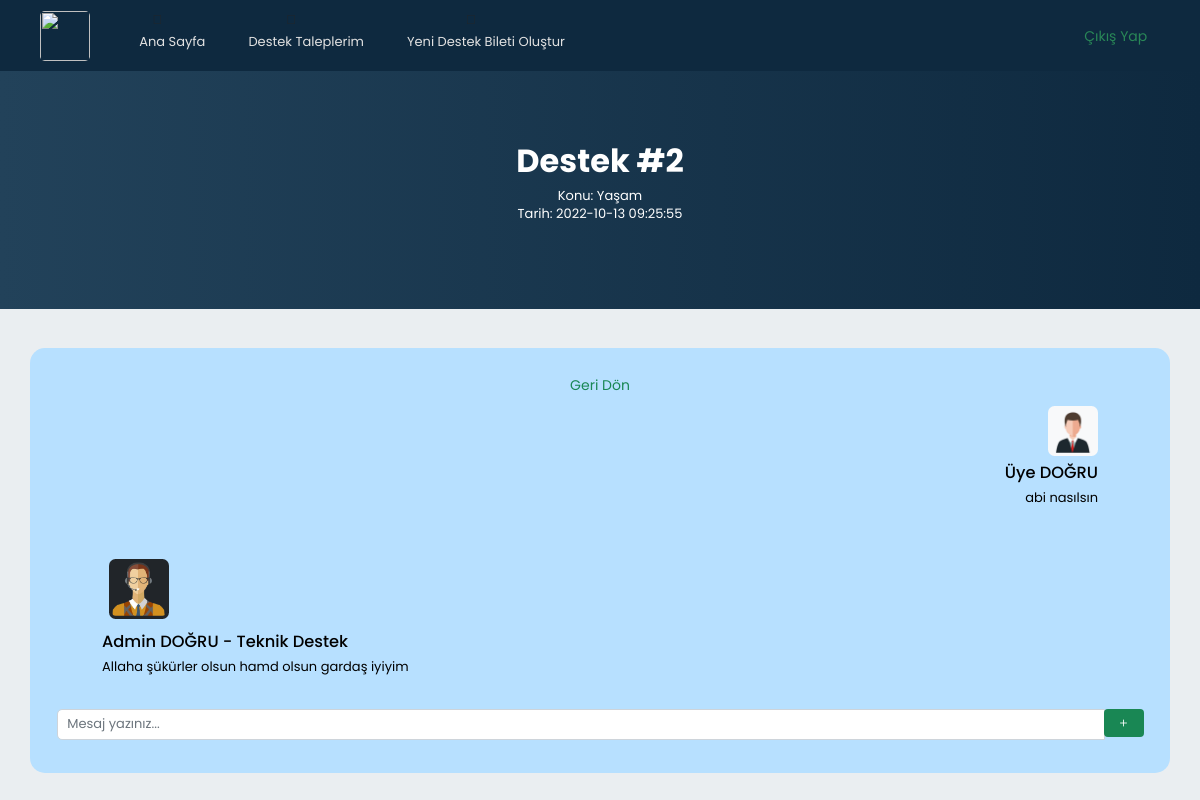
Screenshot of /support.php?id=2 (signed in) with the database file from the repository.
### tables this page shows
CREATE TABLE `pages` (
  `id` int(11) NOT NULL,
  `name` varchar(255) NOT NULL,
  `src` varchar(255) NOT NULL,
  `permission` int(11) NOT NULL,
  `location` int(11) NOT NULL,
  `dropdown` int(11) NOT NULL,
  `isDropdown` int(11) NOT NULL,
  `icon` varchar(255) NOT NULL,
  `isLogged` int(11) NOT NULL
);

CREATE TABLE `supports` (
  `id` int(11) NOT NULL,
  `title` varchar(255) NOT NULL,
  `message` text NOT NULL,
  `department` int(11) NOT NULL,
  `status` int(11) NOT NULL,
  `ownerId` int(11) NOT NULL,
  `date` timestamp NOT NULL DEFAULT current_timestamp() ON UPDATE current_timestamp()
);

CREATE TABLE `supportdata` (
  `id` int(11) NOT NULL,
  `supportId` int(11) NOT NULL,
  `ownerId` int(11) NOT NULL,
  `returningPersonId` int(11) NOT NULL DEFAULT 0,
  `message` varchar(255) NOT NULL,
  `date` timestamp NOT NULL DEFAULT current_timestamp() ON UPDATE current_timestamp()
);

CREATE TABLE `accounts` (
  `id` int(11) NOT NULL,
  `firstName` varchar(64) NOT NULL,
  `lastName` varchar(64) NOT NULL,
  `email` varchar(255) NOT NULL,
  `password` varchar(255) NOT NULL,
  `permission` int(11) NOT NULL,
  `department` int(11) NOT NULL,
  `createdDate` timestamp NOT NULL DEFAULT current_timestamp() ON UPDATE current_timestamp()
);

CREATE TABLE `departments` (
  `id` int(11) NOT NULL,
  `name` varchar(255) NOT NULL
);

### functions/account.function.php (called while the page is built, shortened)
<?php
class Accounts{
  public function getName($id){
    $class = new classFonksiyon();
    $db = $class->dbConnection();
    $accounts = $db->prepare("SELECT firstName,lastName,email FROM accounts WHERE id = ?");
    $accounts->execute(array(
      $id
    ));
    $accounts_fetch = $accounts->fetch();
    if($accounts->rowCount() != 0){
      $names = array(
        0 => $accounts_fetch["firstName"],
        1 => $accounts_fetch["lastName"],
        2 => $accounts_fetch["email"]
      );
    return $names;
    }
  }
  public function getUserDepartmentName($id){
    $class = new classFonksiyon();
    $db = $class->dbConnection();
    if($db){
      $accounts = $db->prepare("SELECT department FROM accounts WHERE id = ?");
      $accounts->execute(array(
        $id
      ));
      if($accounts->rowCount() != 0){
        $accounts_fetch = $accounts->fetch();
        $departmen = $accounts_fetch["department"];
        $departmen_name_select = $db->prepare("SELECT name FROM departments WHERE id = ?");
        $departmen_name_select->execute(array(
          $departmen
        ));
        if($departmen_name_select->rowCount() != 0){
          $departmen_name = $departmen_name_select->fetch();
          return $departmen_name["name"];
        }
      }else{
        return "Tanımlanmamış";
      }
    }
  }
  public function getLogged(){
    if(isset($_SESSION["logged"])){
          return true;
    }else{
        return false;
    }
  }
}

### functions/class.function.php (the view, shortened to what this page needs)
<?php
class classFonksiyon {
    private $settings = "/settings.json";
    private $host;
    private $username;
    private $password;
    private $database;
    public function __construct()
    {
      $jsonVeri = file_get_contents($_SERVER['DOCUMENT_ROOT'].$this->settings);
      $jsonVeri = json_decode($jsonVeri,true);
      $this->host = $jsonVeri["host"];
      $this->username = $jsonVeri["user"];
      $this->password = $jsonVeri["password"];
      $this->database = $jsonVeri["database"];
    }
    public function dbConnection(){
      try {
        $conn = new PDO("mysql:host=$this->host;dbname=$this->database;charset=utf8", $this->username, $this->password);
        $conn->setAttribute(PDO::ATTR_ERRMODE, PDO::ERRMODE_EXCEPTION);
      } catch(PDOException $e) {
        $message = "Connection failed: " . $e->getMessage();
      }
      return $conn;
    }
    public function pagesAll($location,$permission){
      $db = $this->dbConnection();
      $user = new Accounts();
      if($db){
        if($location == 1){
          $page = $db->prepare("SELECT * FROM pages WHERE location = ?");
          $page->execute(array(
            $location
          ));
          if($page->rowCount() != 0){
            foreach ($page as $page_veri) {
                if($page_veri["permission"] == $permission){
                  if($page_veri["isDropdown"] == 1){
                  echo "
                  <li class='treeview'>
                  <a href='#'>
                  <i class='{$page_veri["icon"]}'></i>
                  <span>{$page_veri["name"]}</span></a>";
                    $getElements = $db->prepare("SELECT * FROM pages WHERE dropdown = ?");
                    $getElements->execute(array(
                      $page_veri["id"]
                    ));
                    echo '<ul class="treeview-menu">';
                    foreach ($getElements as $page_element) {
                        if($page_element["permission"] == $permission){
                        echo "<li><a href='{$page_element["src"]}'><i class='fa fa-circle-o'></i> {$page_element["name"]}</a></li>";
                        }
                    }
                    echo "</ul></li>";
                  }else{
                    if($page_veri["dropdown"] == 0){
                    echo "<li class='treeview'>";
                    echo "<a href='{$page_veri["src"]}'>";
                    echo "<i class='{$page_veri["icon"]}'></i> <span>{$page_veri["name"]}</span>";
                    echo "</a>";
                    echo "</li>";
                    }
                  }
                }
            }
        }
        }else{
          $page = $db->prepare("SELECT * FROM pages WHERE location = ?");
          $page->execute(array(
            $location
          ));
          if($page->rowCount() != 0){
            foreach ($page as $page_veri) {
              if($user->getLogged()){
                if($page_veri["isLogged"] != 0 || $page_veri["isLogged"] == 0){
                  echo '<li class="nav-item">';
                  echo "<i class='fa fa-ticket'></i><a class='nav-link' href='{$page_veri["src"]}'>{$page_veri["name"]}</a>";
                  echo '</li>';
                }
              }else{
                if($page_veri["isLogged"] == 0){
                  echo '<li class="nav-item">';
                  echo "<i class='fa fa-ticket'></i><a class='nav-link' href='{$page_veri["src"]}'>{$page_veri["name"]}</a>";
                  echo '</li>';
                }
              }
            }
        }
      }
    }
    }
    public function getUserSupportDetails(){
      $db = $this->dbConnection();
      $user = new Accounts();
      if($db){
        if(isset($_POST["id"])){
        $userSupports = $db->prepare("SELECT * FROM supports WHERE id = ?");
        $userSupports->execute(array(
          $_POST["id"]
        ));
        $getAllMessageSupport = $db->prepare("SELECT * FROM supportdata where supportId = ?");
        $getAllMessageSupport->execute(array(
          $_POST["id"]
        ));
        $support_fetch = $userSupports->fetch();
        }else{
        $userSupports = $db->prepare("SELECT * FROM supports WHERE id = ?");
        $userSupports->execute(array(
          $_GET["id"]
        ));
        $getAllMessageSupport = $db->prepare("SELECT * FROM supportdata where supportId = ?");
        $getAllMessageSupport->execute(array(
          $_GET["id"]
        ));
        $support_fetch = $userSupports->fetch();
      }
        $username = $user->getName($support_fetch["ownerId"]);
      if($getAllMessageSupport->rowCount() != 0){
      foreach($getAllMessageSupport as $messages){
          if($messages["returningPersonId"] == 0){
          echo "<div class='p-3 mx-5 text-end message-area'>
          <div class='my-2'> <img src='/resources/img/user.jpg' class='rounded-3  bg-light p-1' width='50px' > </div>
            <div class='titles'>
                <h5>{$username[0]} {$username[1]}</h5>
            </div>";
            echo "<div class='msg'>
                <p>{$messages["message"]}</p>
            </div>
          </div>";
        }else{
          if($messages["ownerId"])
            $adminname = $user->getName($messages["returningPersonId"]);
          echo "<div class='p-3 mx-5 text-start justify-content-start message-area'>
          <div class='my-2 p-2'> <img src='/resources/img/admin.png' class='rounded-3 bg-dark p-1' width='60px' > </div>
          <div class='titles'>
              <h5>{$adminname[0]} {$adminname[1]} - {$user->getUserDepartmentName($messages["returningPersonId"])}</h5>
          </div>";
          echo "<div class='msg'>
              <p>{$messages["message"]}</p>
          </div>
        </div>";
        }
      }
    }
    }
    }
    public function getSupportTitle(){
      $db = $this->dbConnection();
      if($db){
        $getTitle = $db->prepare("SELECT title FROM supports WHERE id = ?");
        $getTitle->execute(array(
          $_GET["id"]
        ));
        $getTitle_fetch = $getTitle->fetch();
        echo $getTitle_fetch["title"];
      }
    }
    public function getSupportDate(){
      $db = $this->dbConnection();
      if($db){
        $getTitle = $db->prepare("SELECT date FROM supports WHERE id = ?");
        $getTitle->execute(array(
          $_GET["id"]
        ));
        $getTitle_fetch = $getTitle->fetch();
        echo $getTitle_fetch["date"];
      }
    }
}

### resources/css/mainthemes.css (style rules this page uses)
*, *:after, *:before { margin: 0; padding: 0; font-family: "Poppins", sans-serif; }
*, *::before, *::after { box-sizing: border-box; margin: 0; padding: 0; }
body { background-color: #eaeef1; padding-top: 69px; }
html, body { font-size: 13px; font-family: "Poppins", sans-serif; text-align: center; line-height: 1.4; width: 100%; }
.nav-link { color: rgb(226, 226, 226); margin-left: 30px; text-decoration: none; transition: 0.2s; }

### rows the page displays
pages: name "Ana Sayfa"
pages: name "Destek Taleplerim"
pages: name "Yeni Destek Bileti Oluştur"
supports: title "Yaşam", date "2022-10-13 09:25:55"
supportdata: returningPersonId 0 (drawn), ownerId.firstName "Üye", ownerId.lastName "DOĞRU", message "abi nasılsın"
supportdata: returningPersonId.name "Teknik Destek", message "Allaha şükürler olsun hamd olsun gardaş iyiyim"
accounts: firstName "Admin", lastName "DOĞRU"

### other values shown
$_GET["id"] "2"
